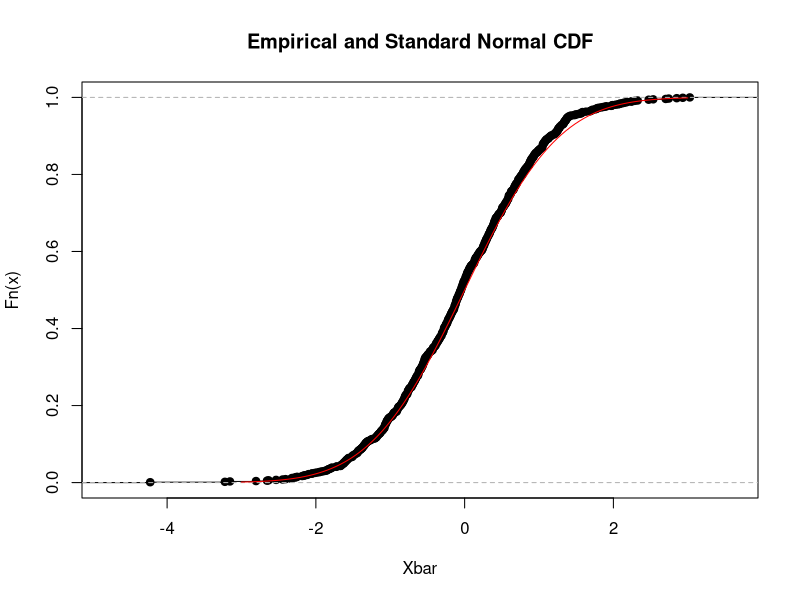
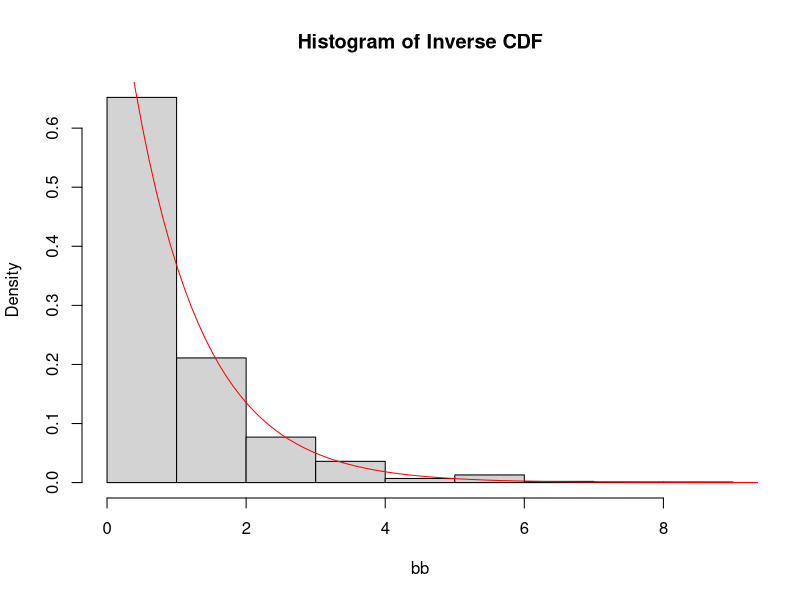

Reproduce these figures in R, in order.
## ---- chunk 1
n <- 2200
lambda <- 10 
std.X.bar <-  NULL 
for (r in 1:1000) {
  X <- rpois(n,lambda)
  std.X.bar[r] <- sqrt(n)*(mean(X)-lambda)/sqrt(lambda)
}

p <- ecdf(std.X.bar)
plot(p, main= "Empirical and Standard Normal CDF", xlab= "Xbar")
x <- seq(-3,3,length=100)
y <- pnorm(x) 
lines(x,y,col='red')

## ---- chunk 2
diceroll <- function(dice,a) {
  n <- 2000
  b <- 0
  for (i in 1:n) {
    dsample <- sample(1:6, size=dice, replace=TRUE)
    count = 0 
    for (d in 1:dice) {
      if (dsample[d]==6) {
        count <- count + 1
      }
    }
    if (count >= a) {
      b <- b + 1
    }
  }
  return(b/n)
}
## ---- chunk 3
diceroll(6,1)
diceroll(12,2)
diceroll(18,3)
## ---- chunk 4
function3 <- function(n) {
  XX <- NULL
  for (i in 1:1000) {
    UU <- runif(n)
    XX[i] <- -log(1-UU[i])
  }
  return(XX)
}

bb <- function3(1000)
hist(bb, freq=FALSE, main = "Histogram of Inverse CDF")
f <-seq(0,10,length=100)
k <-dexp(f)
lines(f,k,col="red")
